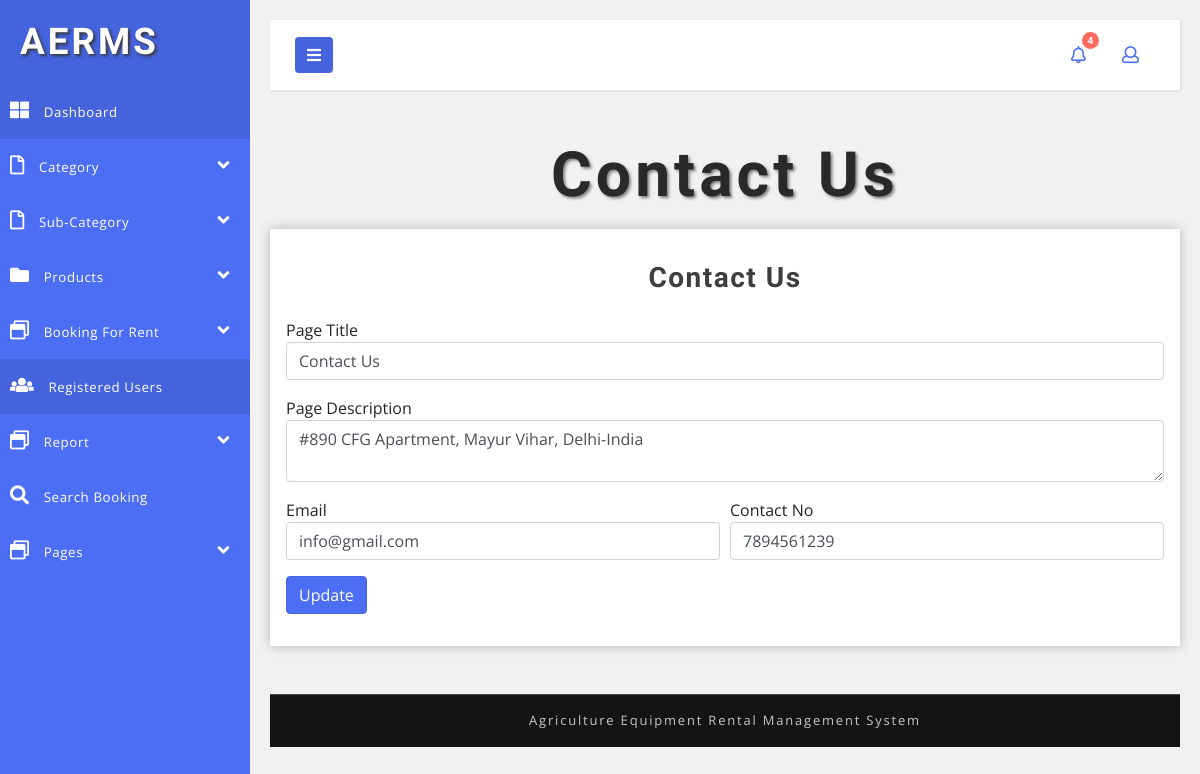
The app's page /aerms/admin/contactus.php (signed in) with its own data.
### tables this page shows
CREATE TABLE `tblpage` (
  `ID` int(10) NOT NULL,
  `PageType` varchar(200) DEFAULT NULL,
  `PageTitle` mediumtext DEFAULT NULL,
  `PageDescription` mediumtext DEFAULT NULL,
  `Email` varchar(200) DEFAULT NULL,
  `MobileNumber` bigint(10) DEFAULT NULL,
  `UpdationDate` timestamp NOT NULL DEFAULT current_timestamp() ON UPDATE current_timestamp()
);

### aerms/admin/contactus.php (the view, shortened to what this page needs)
<?php
include('includes/dbconnection.php');
if (strlen($_SESSION['aid']==0)) {
 header('location:logout.php');
  } else{
  ?>
<!DOCTYPE html>
<html lang="en">
<head>
    <link href="css/bootstrap.css" rel="stylesheet" type="text/css" media="all" />
    <link href="css/style.css" rel="stylesheet" type="text/css" media="all" />
    <link rel="stylesheet" href="css/style4.css">
    <link href="css/fontawesome-all.css" rel="stylesheet">
</head>
<body>
    <div class="wrapper">
       <?php include_once('includes/sidebar.php');?>
        <div id="content">
       <?php include_once('includes/header.php');?>
            <h2 class="main-title-w3layouts mb-2 text-center"> Contact Us</h2>
            <section class="forms-section">
                <div class="outer-w3-agile mt-3">
                    <h4 class="tittle-w3-agileits mb-4">Contact Us</h4>
                    <form action="#" method="post">
                        <?php
$ret=mysqli_query($con,"select * from  tblpage where PageType='contactus'");
while ($row=mysqli_fetch_array($ret)) {
?>
                        <div class="form-row">
                            <div class="form-group col-md-12">
                                <label for="inputEmail4">Page Title</label>
                                <input type="text" name="pagetitle" class=" form-control" required= "true" value="<?php  echo $row['PageTitle'];?>">
                            </div>
                        </div>
                        <div class="form-row">
                            <div class="form-group col-md-12">
                                <label for="inputEmail4">Page Description</label>
                                <textarea class=" form-control" id="pagedes" name="pagedes" type="text" required="true" value=""><?php  echo $row['PageDescription'];?></textarea>
                            </div>
                        </div>
                        <div class="form-row">
                            <div class="form-group col-md-6">
                                <label for="inputEmail4">Email</label>
                                <input type="text" name="email" class=" form-control" required= "true" value="<?php  echo $row['Email'];?>">
                            </div>
                            <div class="form-group col-md-6">
                                <label for="inputEmail4">Contact No</label>
                                <input type="text" name="phonenum" class=" form-control" required= "true" value="<?php  echo $row['MobileNumber'];?>" maxlength="10" pattern=[0-9]+>
                            </div>
                        </div>
                        <?php } ?>
                        <button type="submit" class="btn btn-primary" name="submit">Update</button>
                    </form>
                </div>
            </section>
           <?php include_once('includes/footer.php');?>
        </div>
    </div>
</body>
</html>
<?php }  ?>

### aerms/admin/css/style.css (style rules this page uses)
html, body { margin: 0; font-size: 100%; font-family: 'Open Sans', sans-serif; background: #fff; }
input[type="button"], button[type="submit"] { transition: 0.5s all; -webkit-transition: 0.5s all; -moz-transition: 0.5s all; -o-transition: 0.5s all; -ms-transition: 0.5s all; }
h1, h2, h3, h4, h5, h6 { margin: 0; font-family: 'Poiret One', cursive; font-weight: 700; }
label { margin: 0; }
.outer-w3-agile { padding: 2em 1em; -webkit-box-shadow: 0px 0px 11px 0px rgba(0, 0, 0, 0.25); -moz-box-shadow: 0px 0px 11px 0px rgba(0, 0, 0, 0.25); box-shadow: 0px 0px 11px 0px rgba(0, 0, 0, 0.25); background: #fff; }
h2.main-title-w3layouts { font-size: 3.9em; letter-spacing: 4px; color: #292929; text-shadow: 2px 2px 3px #838386; text-transform: capitalize; }
h4.tittle-w3-agileits { font-size: 2em; letter-spacing: 1.5px; font-weight: 600; color: #3e3e3e; text-align: center; }
.btn-primary { color: #fff; background-color: #4c6ef5; border-color: #4463dc; }
@media (max-width:1280px) { h4.tittle-w3-agileits { font-size: 1.75em; } }

### aerms/admin/css/style4.css (style rules this page uses)
body { font-family: 'Open Sans', sans-serif; background: #f1f1f1; }
.wrapper { display: flex; align-items: stretch; }
#content { padding: 20px; min-height: 100vh; transition: all 0.3s; overflow: hidden; width: 100%; }

### records on screen
tblpage: pagetitle "Contact Us", pagedes "#890 CFG Apartment, Mayur Vihar, Delhi-India", email "info@gmail.com", phonenum "7894561239"

### other values on screen
$num "4"
